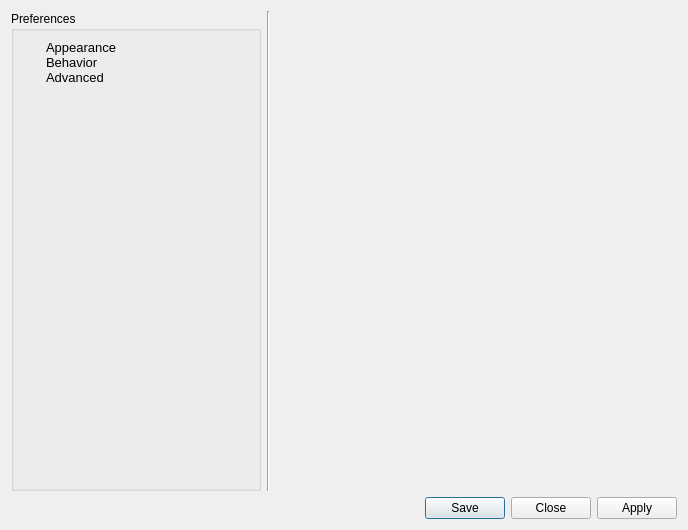
<?xml version="1.0" encoding="UTF-8"?>
<ui version="4.0">
 <class>prefsDialog</class>
 <widget class="QDialog" name="prefsDialog">
  <property name="geometry">
   <rect>
    <x>0</x>
    <y>0</y>
    <width>688</width>
    <height>530</height>
   </rect>
  </property>
  <property name="minimumSize">
   <size>
    <width>600</width>
    <height>0</height>
   </size>
  </property>
  <property name="maximumSize">
   <size>
    <width>1000000</width>
    <height>16777215</height>
   </size>
  </property>
  <property name="windowTitle">
   <string>Dialog</string>
  </property>
  <layout class="QVBoxLayout" name="verticalLayout">
   <item>
    <layout class="QHBoxLayout" name="horizontalLayout">
     <item>
      <widget class="QGroupBox" name="verticalGroupBox">
       <property name="maximumSize">
        <size>
         <width>250</width>
         <height>16777215</height>
        </size>
       </property>
       <property name="title">
        <string>Preferences</string>
       </property>
       <layout class="QVBoxLayout" name="verticalLayout_2">
        <item>
         <widget class="QTreeWidget" name="treeWidget">
          <property name="font">
           <font>
            <family>Segoe UI</family>
            <pointsize>10</pointsize>
           </font>
          </property>
          <property name="autoFillBackground">
           <bool>true</bool>
          </property>
          <property name="styleSheet">
           <string notr="true">background-color: rgba(0,0,0,0)</string>
          </property>
          <property name="frameShape">
           <enum>QFrame::NoFrame</enum>
          </property>
          <property name="frameShadow">
           <enum>QFrame::Raised</enum>
          </property>
          <property name="lineWidth">
           <number>2</number>
          </property>
          <property name="tabKeyNavigation">
           <bool>true</bool>
          </property>
          <property name="alternatingRowColors">
           <bool>false</bool>
          </property>
          <property name="textElideMode">
           <enum>Qt::ElideLeft</enum>
          </property>
          <property name="animated">
           <bool>true</bool>
          </property>
          <property name="headerHidden">
           <bool>true</bool>
          </property>
          <attribute name="headerVisible">
           <bool>false</bool>
          </attribute>
          <attribute name="headerCascadingSectionResizes">
           <bool>false</bool>
          </attribute>
          <attribute name="headerHighlightSections">
           <bool>false</bool>
          </attribute>
          <attribute name="headerShowSortIndicator" stdset="0">
           <bool>false</bool>
          </attribute>
          <attribute name="headerStretchLastSection">
           <bool>false</bool>
          </attribute>
          <column>
           <property name="text">
            <string>General</string>
           </property>
          </column>
          <item>
           <property name="text">
            <string>Appearance</string>
           </property>
          </item>
          <item>
           <property name="text">
            <string>Behavior</string>
           </property>
          </item>
          <item>
           <property name="text">
            <string>Advanced</string>
           </property>
          </item>
         </widget>
        </item>
       </layout>
      </widget>
     </item>
     <item>
      <widget class="Line" name="line">
       <property name="orientation">
        <enum>Qt::Vertical</enum>
       </property>
      </widget>
     </item>
     <item>
      <widget class="QStackedWidget" name="stackedWidget">
       <property name="currentIndex">
        <number>1</number>
       </property>
       <widget class="QWidget" name="page">
        <layout class="QVBoxLayout" name="verticalLayout_3">
         <item>
          <widget class="QGroupBox" name="groupBox">
           <property name="title">
            <string>Theme</string>
           </property>
           <layout class="QFormLayout" name="formLayout_4">
            <item row="0" column="0">
             <widget class="QLabel" name="label_2">
              <property name="text">
               <string>Window style</string>
              </property>
             </widget>
            </item>
            <item row="0" column="1">
             <widget class="QComboBox" name="comboBox">
              <item>
               <property name="text">
                <string>Native</string>
               </property>
              </item>
              <item>
               <property name="text">
                <string>Fusion</string>
               </property>
              </item>
              <item>
               <property name="text">
                <string>Fusion dark</string>
               </property>
              </item>
             </widget>
            </item>
           </layout>
          </widget>
         </item>
         <item>
          <widget class="QGroupBox" name="groupBox_2">
           <property name="title">
            <string>Accessibility</string>
           </property>
           <layout class="QFormLayout" name="formLayout_3">
            <item row="1" column="0">
             <widget class="QLabel" name="label_3">
              <property name="text">
               <string>Font size</string>
              </property>
             </widget>
            </item>
            <item row="1" column="1">
             <widget class="QSpinBox" name="spinBox">
              <property name="value">
               <number>11</number>
              </property>
             </widget>
            </item>
            <item row="0" column="0">
             <widget class="QLabel" name="label_4">
              <property name="text">
               <string>Font</string>
              </property>
             </widget>
            </item>
            <item row="0" column="1">
             <widget class="QFontComboBox" name="fontComboBox"/>
            </item>
           </layout>
          </widget>
         </item>
        </layout>
       </widget>
       <widget class="QWidget" name="page_3"/>
       <widget class="QWidget" name="page_2">
        <layout class="QVBoxLayout" name="verticalLayout_5">
         <item>
          <layout class="QVBoxLayout" name="verticalLayout_4"/>
         </item>
        </layout>
       </widget>
      </widget>
     </item>
    </layout>
   </item>
   <item>
    <widget class="QDialogButtonBox" name="buttonBox">
     <property name="orientation">
      <enum>Qt::Horizontal</enum>
     </property>
     <property name="standardButtons">
      <set>QDialogButtonBox::Apply|QDialogButtonBox::Close|QDialogButtonBox::Save</set>
     </property>
    </widget>
   </item>
  </layout>
 </widget>
 <resources/>
 <connections>
  <connection>
   <sender>buttonBox</sender>
   <signal>accepted()</signal>
   <receiver>prefsDialog</receiver>
   <slot>accept()</slot>
   <hints>
    <hint type="sourcelabel">
     <x>257</x>
     <y>520</y>
    </hint>
    <hint type="destinationlabel">
     <x>157</x>
     <y>274</y>
    </hint>
   </hints>
  </connection>
  <connection>
   <sender>buttonBox</sender>
   <signal>rejected()</signal>
   <receiver>prefsDialog</receiver>
   <slot>reject()</slot>
   <hints>
    <hint type="sourcelabel">
     <x>325</x>
     <y>520</y>
    </hint>
    <hint type="destinationlabel">
     <x>286</x>
     <y>274</y>
    </hint>
   </hints>
  </connection>
 </connections>
</ui>
